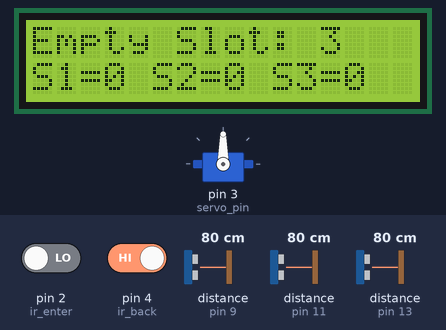
The sketch below on a simulated Arduino Uno, built with avr-gcc and run on an emulated ATmega328P. Shown: 16×2 character LCD, servo. Wiring (inferred from the names in the program): 3 × ultrasonic range finder: trigger pin 8, echo pin 9 / trigger pin 10, echo pin 11 / trigger pin 12, echo pin 13. The inputs (shaded band) are chosen by the test bench; at power-on: distance to the obstacle (sensors on pin 9, pin 11, pin 13) 80 cm, pin 2 (ir_enter) LOW, pin 4 (ir_back) HIGH. The echo pulse lasts 58.3 µs per cm.

Above: at 5.1 s.
5.2 s: distance to the obstacle (sensor on pin 9) set to 2 cm
At 5.8 s:
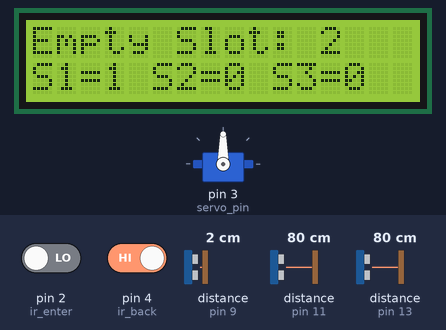
6.7 s: distance to the obstacle (sensor on pin 11) set to 2 cm
At 8.0 s:
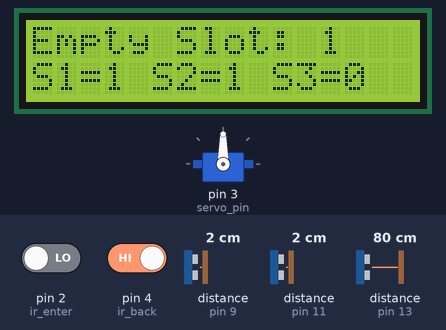
8.3 s: distance to the obstacle (sensor on pin 13) set to 2 cm
At 9.6 s:
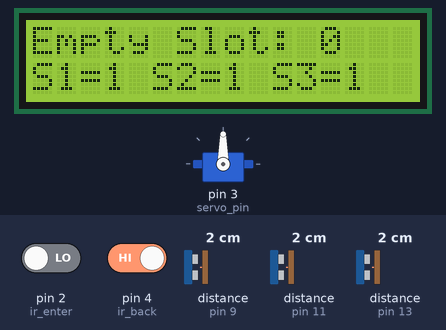
9.9 s: distance to the obstacle (sensor on pin 9) set to 18 cm
At 10.9 s:
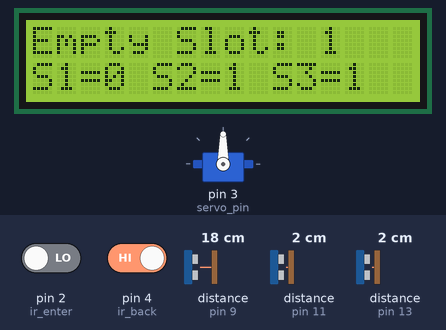
11.4 s: distance to the obstacle (sensor on pin 11) set to 18 cm
At 12.4 s:
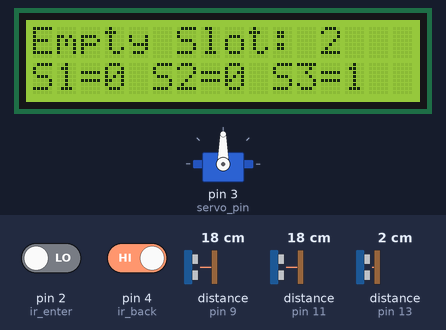
13.0 s: distance to the obstacle (sensor on pin 9) set to 4 cm
At 14.3 s:
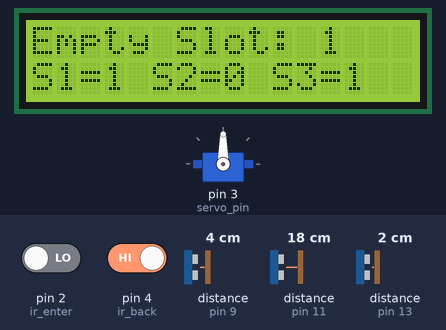
Timing chart, 0 to 15.6 s (numbered marks = the images above; inputs shaded):
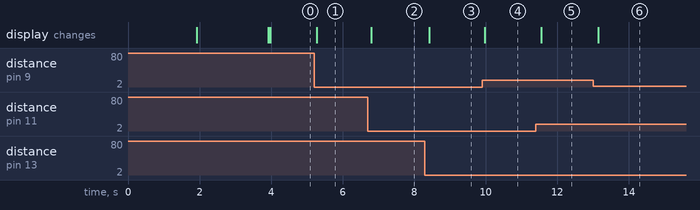

The sketch:

Car_Parking_System.ino
```cpp
#include <Servo.h>  //includes the servo library
#include <Wire.h>
#include <LiquidCrystal_I2C.h>
const int LCD_COLUMNS = 16;
const int LCD_ROWS = 2;

LiquidCrystal_I2C lcd(0x27, LCD_COLUMNS, LCD_ROWS);

Servo myservo;

#define ir_enter 2
#define servo_pin 3
#define ir_back 4

#define trig_1 8
#define echo_1 9
#define trig_2 10
#define echo_2 11
#define trig_3 12
#define echo_3 13

#define MAX_SLOT 3
#define distanceThreshold 10


int S1 = 0, S2 = 0, S3 = 0;
int flag1 = 0, flag2 = 0;
int slot = 3;

void setup() {
    Serial.begin(9600);

    pinMode(trig_1, OUTPUT);
    pinMode(echo_1, INPUT);
    pinMode(trig_2, OUTPUT);
    pinMode(echo_2, INPUT);
    pinMode(trig_3, OUTPUT);
    pinMode(echo_3, INPUT);

    lcd.begin(LCD_COLUMNS, LCD_ROWS);
    lcd.backlight();

    myservo.attach(servo_pin);
    TestServo(myservo);
    Close(myservo);

    lcd.setCursor(0, 0);
    lcd.print("Car Parking     ");
    lcd.setCursor(0, 1);
    lcd.print("                ");
    delay(2000);
    lcd.clear();

    Read_Sensor();

    int total = S1 + S2 + S3;
    slot = MAX_SLOT - total;
}

void loop() {

    Read_Sensor();

    int total = S1 + S2 + S3;
    slot = MAX_SLOT - total;

    lcd.setCursor(0, 0);
    lcd.print("Empty Slot: ");
    lcd.print(slot);
    lcd.print("  ");

    lcd.setCursor(0, 1);
    if (S1 == 1) {
        lcd.print("S1=1");
    }
    else {
        lcd.print("S1=0");
    }

    lcd.setCursor(5, 1);
    if (S2 == 1) {
        lcd.print("S2=1");
    }
    else {
        lcd.print("S2=0");
    }

    lcd.setCursor(10, 1);
    if (S3 == 1) {
        lcd.print("S3=1");
    }
    else {
        lcd.print("S3=0");
    }

    // if (digitalRead(ir_enter) == 0 && flag1 == 0) {
    //   if (slot > 0) {
    //     flag1 = 1;
    //     if (flag2 == 0) {
    //       myservo.write(180);
    //       slot = slot - 1;
    //     }
    //   }
    //   else {
    //     lcd.setCursor(0, 0);
    //     lcd.print("  Parking Full  ");
    //     delay(1500);
    //   }
    // }
    //
    // if (digitalRead(ir_back) == 0 && flag2 == 0) {
    //   flag2 = 1;
    //   if (flag1 == 0) {
    //     myservo.write(180);
    //     slot++;
    //   }
    // }

    // if (flag1 == 1 && flag2 == 1) {
    //   delay(1000);
    //   myservo.write(90);
    //   flag1 = 0, flag2 = 0;
    // }

    if (digitalRead(ir_back) == 0 || digitalRead(ir_enter) == 0)
        Open(myservo);
    else
        Close(myservo);

    delay(100);
}
////////////////USER DEFINE FUNCTION///////////////

void Read_Sensor() {
    S1 = 0, S2 = 0, S3 = 0;

    if (Check(trig_1, echo_1) == 1) { S1 = 1; }
    if (Check(trig_2, echo_2) == 1) { S2 = 1; }
    if (Check(trig_3, echo_3) == 1) { S3 = 1; }
}

int Measure(uint8_t trig, uint8_t echo) {
    unsigned long duration;
    int distance;

    digitalWrite(trig, 0);
    delayMicroseconds(2);
    digitalWrite(trig, 1);
    delayMicroseconds(5);
    digitalWrite(trig, 0);

    duration = pulseIn(echo, HIGH);

    distance = int(duration / 2 / 29.412);
    return distance;
}

bool Check(uint8_t trig, uint8_t echo) {
    return (Measure(trig, echo) < distanceThreshold) ? 1 : 0;
}

void TestServo(Servo _servo) {
    for (int i = 0; i <= 180; i++) {
        _servo.write(i);
        delay(10);
    }
}

void Close(Servo _servo) {
    _servo.write(0);
}

void Open(Servo _servo) {
    _servo.write(90);
}
```

Measured:
- after the input at 5.2 s, the display: changes after 0.07 s (image 1)
- after the input at 6.7 s, the display: changes after 0.10 s (image 2)
- after the input at 8.3 s, the display: changes after 0.12 s (image 3)
- after the input at 9.9 s, the display: changes after 0.08 s (image 4)
- after the input at 11.4 s, the display: changes after 0.16 s (image 5)
- after the input at 13.0 s, the display: changes after 0.14 s (image 6)
